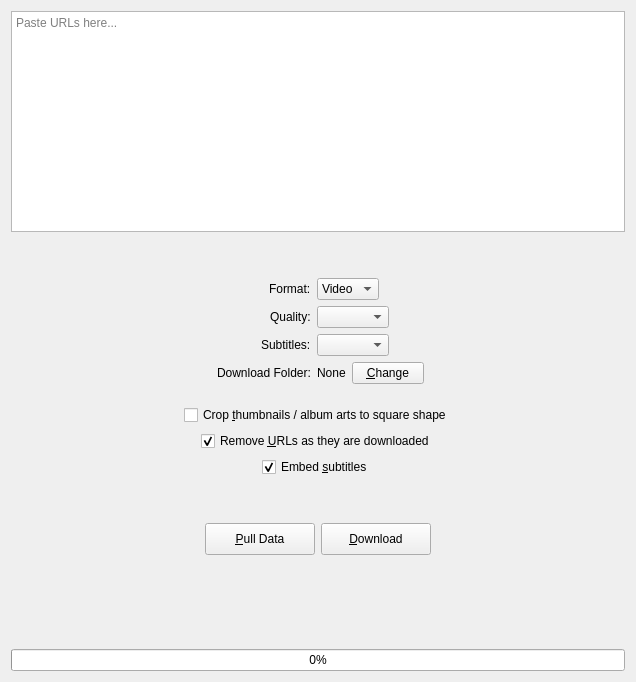
<?xml version="1.0" encoding="UTF-8"?>
<ui version="4.0">
 <class>Tab</class>
 <widget class="QWidget" name="Tab">
  <property name="geometry">
   <rect>
    <x>0</x>
    <y>0</y>
    <width>636</width>
    <height>682</height>
   </rect>
  </property>
  <layout class="QVBoxLayout" name="verticalLayout">
   <item>
    <widget class="QPlainTextEdit" name="plainTextEdit">
     <property name="placeholderText">
      <string>Paste URLs here...</string>
     </property>
    </widget>
   </item>
   <item>
    <spacer name="horizontalSpacer1">
     <property name="orientation">
      <enum>Qt::Orientation::Horizontal</enum>
     </property>
     <property name="sizeHint" stdset="0">
      <size>
       <width>1166</width>
       <height>40</height>
      </size>
     </property>
    </spacer>
   </item>
   <item>
    <layout class="QFormLayout" name="downloadOptionsFormLayout">
     <property name="fieldGrowthPolicy">
      <enum>QFormLayout::FieldGrowthPolicy::FieldsStayAtSizeHint</enum>
     </property>
     <property name="rowWrapPolicy">
      <enum>QFormLayout::RowWrapPolicy::WrapLongRows</enum>
     </property>
     <property name="labelAlignment">
      <set>Qt::AlignmentFlag::AlignRight|Qt::AlignmentFlag::AlignTrailing|Qt::AlignmentFlag::AlignVCenter</set>
     </property>
     <property name="formAlignment">
      <set>Qt::AlignmentFlag::AlignHCenter|Qt::AlignmentFlag::AlignTop</set>
     </property>
     <item row="0" column="0">
      <widget class="QLabel" name="formatLabel">
       <property name="text">
        <string>Format:</string>
       </property>
      </widget>
     </item>
     <item row="0" column="1">
      <widget class="QComboBox" name="formatComboBox">
       <property name="focusPolicy">
        <enum>Qt::FocusPolicy::NoFocus</enum>
       </property>
       <item>
        <property name="text">
         <string>Video</string>
        </property>
       </item>
       <item>
        <property name="text">
         <string>Audio</string>
        </property>
       </item>
      </widget>
     </item>
     <item row="1" column="0">
      <widget class="QLabel" name="qualityLabel">
       <property name="text">
        <string>Quality:</string>
       </property>
      </widget>
     </item>
     <item row="1" column="1">
      <widget class="QComboBox" name="qualityComboBox">
       <property name="focusPolicy">
        <enum>Qt::FocusPolicy::NoFocus</enum>
       </property>
       <property name="sizeAdjustPolicy">
        <enum>QComboBox::SizeAdjustPolicy::AdjustToContents</enum>
       </property>
       <property name="placeholderText">
        <string>Best</string>
       </property>
      </widget>
     </item>
     <item row="2" column="0">
      <widget class="QLabel" name="subtitlesLabel">
       <property name="text">
        <string>Subtitles:</string>
       </property>
      </widget>
     </item>
     <item row="2" column="1">
      <widget class="QComboBox" name="subtitlesComboBox">
       <property name="focusPolicy">
        <enum>Qt::FocusPolicy::NoFocus</enum>
       </property>
       <property name="sizeAdjustPolicy">
        <enum>QComboBox::SizeAdjustPolicy::AdjustToContents</enum>
       </property>
       <property name="placeholderText">
        <string>None</string>
       </property>
      </widget>
     </item>
     <item row="3" column="0">
      <widget class="QLabel" name="downloadFolderLabel">
       <property name="text">
        <string>Download Folder:</string>
       </property>
      </widget>
     </item>
     <item row="3" column="1">
      <layout class="QHBoxLayout" name="downloadFolderLayout">
       <item>
        <widget class="QLabel" name="downloadFolderIndicatorLabel">
         <property name="text">
          <string>None</string>
         </property>
         <property name="openExternalLinks">
          <bool>true</bool>
         </property>
        </widget>
       </item>
       <item>
        <widget class="QPushButton" name="setDownloadFolderButton">
         <property name="maximumSize">
          <size>
           <width>72</width>
           <height>16777215</height>
          </size>
         </property>
         <property name="focusPolicy">
          <enum>Qt::FocusPolicy::NoFocus</enum>
         </property>
         <property name="text">
          <string>&amp;Change</string>
         </property>
         <property name="icon">
          <iconset theme="QIcon::ThemeIcon::DocumentSaveAs"/>
         </property>
        </widget>
       </item>
      </layout>
     </item>
    </layout>
   </item>
   <item>
    <spacer name="horizontalSpacer2">
     <property name="orientation">
      <enum>Qt::Orientation::Horizontal</enum>
     </property>
     <property name="sizeHint" stdset="0">
      <size>
       <width>697</width>
       <height>15</height>
      </size>
     </property>
    </spacer>
   </item>
   <item alignment="Qt::AlignmentFlag::AlignHCenter">
    <widget class="QCheckBox" name="cropThumbnailsCheckBox">
     <property name="focusPolicy">
      <enum>Qt::FocusPolicy::NoFocus</enum>
     </property>
     <property name="toolTip">
      <string>Useful when downloading music.</string>
     </property>
     <property name="text">
      <string>Crop &amp;thumbnails / album arts to square shape</string>
     </property>
    </widget>
   </item>
   <item alignment="Qt::AlignmentFlag::AlignHCenter">
    <widget class="QCheckBox" name="urlremovalCheckBox">
     <property name="focusPolicy">
      <enum>Qt::FocusPolicy::NoFocus</enum>
     </property>
     <property name="toolTip">
      <string>Removes each URL from the text entry when it finishes downloading.</string>
     </property>
     <property name="text">
      <string>Remove &amp;URLs as they are downloaded</string>
     </property>
     <property name="checked">
      <bool>true</bool>
     </property>
    </widget>
   </item>
   <item alignment="Qt::AlignmentFlag::AlignHCenter">
    <widget class="QCheckBox" name="embedSubtitlesCheckBox">
     <property name="focusPolicy">
      <enum>Qt::FocusPolicy::NoFocus</enum>
     </property>
     <property name="toolTip">
      <string>Embeds subtitles into downloaded videos.</string>
     </property>
     <property name="text">
      <string>Embed &amp;subtitles</string>
     </property>
     <property name="checked">
      <bool>true</bool>
     </property>
    </widget>
   </item>
   <item>
    <spacer name="horizontalSpacer3">
     <property name="orientation">
      <enum>Qt::Orientation::Horizontal</enum>
     </property>
     <property name="sizeHint" stdset="0">
      <size>
       <width>697</width>
       <height>40</height>
      </size>
     </property>
    </spacer>
   </item>
   <item>
    <layout class="QHBoxLayout" name="actionButtonsLayout">
     <item>
      <spacer name="horizontalSpacer4">
       <property name="orientation">
        <enum>Qt::Orientation::Horizontal</enum>
       </property>
       <property name="sizeHint" stdset="0">
        <size>
         <width>40</width>
         <height>20</height>
        </size>
       </property>
      </spacer>
     </item>
     <item>
      <widget class="QPushButton" name="dataPullButton">
       <property name="minimumSize">
        <size>
         <width>110</width>
         <height>32</height>
        </size>
       </property>
       <property name="focusPolicy">
        <enum>Qt::FocusPolicy::NoFocus</enum>
       </property>
       <property name="toolTip">
        <string>Pulls data from the URLs, allowing you to set a custom quality and subtitle language to download.</string>
       </property>
       <property name="text">
        <string>&amp;Pull Data</string>
       </property>
       <property name="icon">
        <iconset theme="QIcon::ThemeIcon::ViewRefresh"/>
       </property>
      </widget>
     </item>
     <item alignment="Qt::AlignmentFlag::AlignHCenter">
      <widget class="QPushButton" name="downloadButton">
       <property name="minimumSize">
        <size>
         <width>110</width>
         <height>32</height>
        </size>
       </property>
       <property name="focusPolicy">
        <enum>Qt::FocusPolicy::NoFocus</enum>
       </property>
       <property name="text">
        <string>&amp;Download</string>
       </property>
       <property name="icon">
        <iconset theme="QIcon::ThemeIcon::GoDown"/>
       </property>
      </widget>
     </item>
     <item>
      <spacer name="horizontalSpacer5">
       <property name="orientation">
        <enum>Qt::Orientation::Horizontal</enum>
       </property>
       <property name="sizeHint" stdset="0">
        <size>
         <width>40</width>
         <height>20</height>
        </size>
       </property>
      </spacer>
     </item>
    </layout>
   </item>
   <item>
    <spacer name="horizontalSpacer6">
     <property name="orientation">
      <enum>Qt::Orientation::Horizontal</enum>
     </property>
     <property name="sizeHint" stdset="0">
      <size>
       <width>697</width>
       <height>60</height>
      </size>
     </property>
    </spacer>
   </item>
   <item>
    <layout class="QHBoxLayout" name="statusIndicatorsLayout">
     <item>
      <spacer name="horizontalSpacer7">
       <property name="orientation">
        <enum>Qt::Orientation::Horizontal</enum>
       </property>
       <property name="sizeHint" stdset="0">
        <size>
         <width>40</width>
         <height>20</height>
        </size>
       </property>
      </spacer>
     </item>
     <item>
      <widget class="QLabel" name="statusIconLabel">
       <property name="text">
        <string/>
       </property>
      </widget>
     </item>
     <item>
      <widget class="QLabel" name="statusLabel">
       <property name="font">
        <font>
         <family>Cantarell</family>
         <pointsize>14</pointsize>
        </font>
       </property>
       <property name="text">
        <string/>
       </property>
      </widget>
     </item>
     <item>
      <spacer name="horizontalSpacer8">
       <property name="orientation">
        <enum>Qt::Orientation::Horizontal</enum>
       </property>
       <property name="sizeHint" stdset="0">
        <size>
         <width>40</width>
         <height>20</height>
        </size>
       </property>
      </spacer>
     </item>
    </layout>
   </item>
   <item>
    <widget class="QProgressBar" name="progressBar">
     <property name="value">
      <number>0</number>
     </property>
    </widget>
   </item>
  </layout>
 </widget>
 <resources/>
 <connections/>
</ui>
